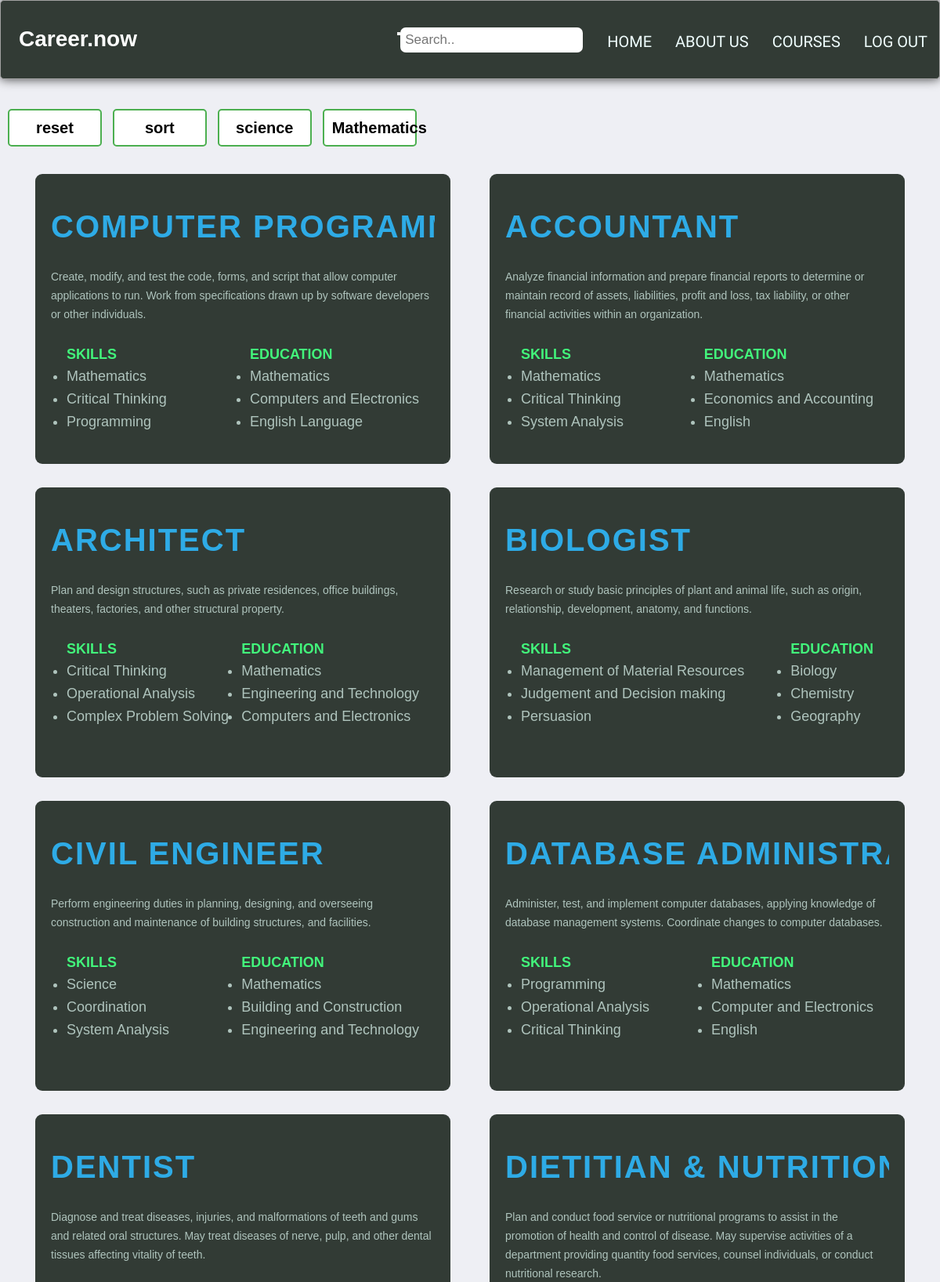
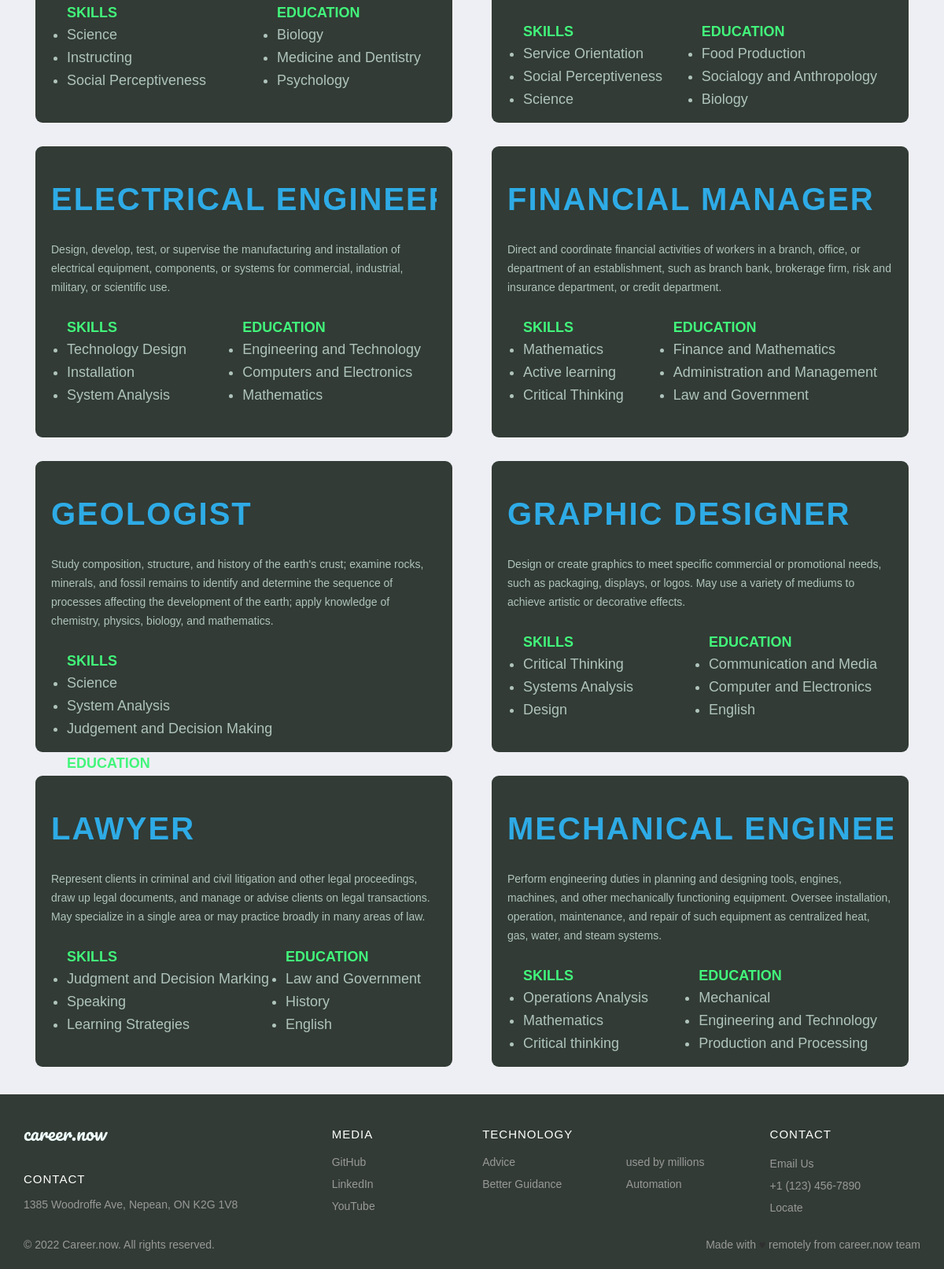
The page /courses.php (signed in) on the database its author committed (2 pictures, top to bottom).
### tables this page shows
CREATE TABLE `career_tb` (
  `id` int(11) NOT NULL,
  `name` varchar(25) NOT NULL,
  `descr` varchar(500) NOT NULL,
  `skill1` varchar(50) NOT NULL,
  `skill2` varchar(50) NOT NULL,
  `skill3` varchar(50) NOT NULL,
  `edu1` varchar(50) NOT NULL,
  `edu2` varchar(50) NOT NULL,
  `edu3` varchar(50) NOT NULL
);

### courses.php (the view, shortened to what this page needs)
<!DOCTYPE html>
<html lang="en">
<head>
    <link rel="stylesheet" href="style.css">
    <link rel="stylesheet" href="style1.css">
</head>
<body>
<?php
    include_once('courseHeader.php');
    include_once('connection.php');
    if(isset($_GET['err']))
    {
        $qrProd = "SELECT * FROM `career_tb` where name like '%$search%'";
    }
    elseif(isset($_GET['sort'])){
        $qrProd = "SELECT * FROM `career_tb` order by name asc";
    }
    elseif(isset($_GET['filter'])){
        $filter=$_GET['filter'];
        $qrProd = "SELECT * FROM `career_tb` where skill1 like '%$filter%' or skill2 like '%$filter%' or skill3 like '%$filter%' ";
    }
    else{
        $qrProd = "SELECT * FROM `career_tb` ";
    }
        $resProd = mysqli_query($connection,$qrProd);
?>
    <div class="sort-filter">
        <button class="learn-more"><a href="courses.php">reset</a></button>
        <button class="learn-more"><a href="courses.php?sort=0">sort</a></button>
        <button class="learn-more"><a href="courses.php?filter=science">science</a></button>
        <button class="learn-more"><a href="courses.php?filter=mathematics">Mathematics</a></button>
    </div>
    <div class="wrapper-c">
        <div class="cards_wrap-c">
            <?php
                while($rowProd = mysqli_fetch_array($resProd)){
                ?>
                <div class="card_item-c">
                    <div class="card_inner-c">
                        <div class="desc-c"><h1><?php echo $rowProd['name'];  ?></h1></div>
                        <div class="desc1-c"><p><?php echo $rowProd['descr'];  ?></p></div>
                        <div class="skills-ed">
                        <div class="descr-c">
                            <h4>SKILLS</h4>
                            <ul>
                                <li><?php echo $rowProd['skill1'];  ?></li>
                                <li><?php echo $rowProd['skill2'];  ?></li>
                                <li><?php echo $rowProd['skill3'];  ?></li>
                            </ul>
                        </div>
                        <div class="descr-c">
                            <h4>EDUCATION</h4>
                            <ul>
                                <li><?php echo $rowProd['edu1'];  ?></li>
                                <li><?php echo $rowProd['edu2'];  ?></li>
                                <li><?php echo $rowProd['edu3'];  ?></li>
                            </ul>
                        </div>
                    </div>
                </div>
            </div>
            <?php }?>
        </div>
    </div>
<?php  include_once('footer.php');?>
</body>
</html>

### style.css (style rules this page uses)
* { box-sizing: border-box; }
body { font-family: 'Montserrat', sans-serif; line-height: 1.6; margin: 0; min-height: 100vh; }
a { text-decoration: none; color:white ; }
.learn-more { padding: 10px; margin-left:100px ; margin-top: 1cm; font-size: 20px; font-weight: bold; color: white; border: 1px #3d3e3f9f solid; border-radius: 5px; background-color: #3d3e3f9f; ; width: 20%; text-align: center; align-items: center; align-content: center; font-family: 'Exo 2', sans-serif; }
.learn-more a { color: white; }
*, *:before, *:after { box-sizing: border-box; }
html { font-size: 100%; }
body { font-family: acumin-pro, system-ui, sans-serif; margin: 0; display: grid; grid-template-rows: auto 1fr auto; font-size: 14px; align-items: start; min-height: 100vh; }
:root { --clr-primary: #651fff; --clr-gray: #37474f; --clr-gray-light: #b0bec5; }
* { box-sizing: border-box; font-family: "Open Sans", sans-serif; margin: 0; padding: 0; }
* { margin: 0; padding: 0; box-sizing: border-box; font-family: 'Noto Sans JP', sans-serif; }
body { background: #eeeff4; }
body { font-family: Arial, Helvetica, sans-serif; }
body { margin: 0; font-family: Arial, Helvetica, sans-serif; }
.wrapper-c { margin-top: cm; }
.cards_wrap-c { padding: 20px; width: 100%; display: flex; justify-content: space-between; flex-wrap: wrap; }
.cards_wrap-c .card_item-c { padding: 15px 25px; width: 50%; border-radius: 7px; }
.cards_wrap-c .card_inner-c { background: rgb(50, 59, 53); border-radius: 9px; padding: 35px 20px; min-width: 225px; min-height: 370px; max-height: 370px; width: 100%; }
.cards_wrap-c .card_item-c .desc-c { color:rgb(46, 171, 230) ; font-size: 40px; font-weight: 900; letter-spacing: 2px; text-transform: uppercase; font-size: 20px; white-space: nowrap; overflow: hidden; text-overflow: ellipsis; }
.cards_wrap-c .card_item-c .descr-c { color:rgb(66, 245, 123) ; font-size: 18px; margin-top: 20px; font-weight: 100; margin: 5px 0 10px; }
.skills-ed { display: flex;padding: 20px; width: 100%; display: flex; justify-content: space-between; flex-wrap: wrap; }
.skills-ed ul { color: rgb(175, 196, 189); }
.cards_wrap-c .card_item-c .desc1-c { font-size: 14px; margin-top: 20px; line-height: 24px; color: rgb(175, 196, 189); }

### style1.css (style rules this page uses)
.sort-filter button { width: 10%; margin-left: 10px; background-color: white; color: black; border: 2px solid #4CAF50; }
.sort-filter a { color: black; }

### rows shown on the page
career_tb: name "COMPUTER PROGRA…", descr "Create, modify, and test the code, forms, and script that allow computer applications to run. Work from specifications drawn up by software developers or other individuals.", skill1 "Mathematics", skill2 "Critical Thinking", skill3 "Programming", edu1 "Mathematics", edu2 "Computers and Electronics", edu3 "English Language"
career_tb: name "ACCOUNTANT", descr "Analyze financial information and prepare financial reports to determine or maintain record of assets, liabilities, profit and loss, tax liability, or other financial activities within an organization.", skill1 "Mathematics", skill2 "Critical Thinking", skill3 "System Analysis", edu1 "Mathematics", edu2 "Economics and Accounting", edu3 "English"
career_tb: name "ARCHITECT", descr "Plan and design structures, such as private residences, office buildings, theaters, factories, and other structural property.", skill1 "Critical Thinking", skill2 "Operational Analysis", skill3 "Complex Problem Solving", edu1 "Mathematics", edu2 "Engineering and Technology", edu3 "Computers and Electronics"
career_tb: name "BIOLOGIST", descr "Research or study basic principles of plant and animal life, such as origin, relationship, development, anatomy, and functions.", skill1 "Management of Material Resources", skill2 "Judgement and Decision making", skill3 "Persuasion", edu1 "Biology", edu2 "Chemistry", edu3 "Geography"
career_tb: name "CIVIL ENGINEER", descr "Perform engineering duties in planning, designing, and overseeing construction and maintenance of building structures, and facilities.", skill1 "Science", skill2 "Coordination", skill3 "System Analysis", edu1 "Mathematics", edu2 "Building and Construction", edu3 "Engineering and Technology"
career_tb: name "DATABASE ADMINIST…", descr "Administer, test, and implement computer databases, applying knowledge of database management systems. Coordinate changes to computer databases.", skill1 "Programming", skill2 "Operational Analysis", skill3 "Critical Thinking", edu1 "Mathematics", edu2 "Computer and Electronics", edu3 "English"
career_tb: name "DENTIST", descr "Diagnose and treat diseases, injuries, and malformations of teeth and gums and related oral structures. May treat diseases of nerve, pulp, and other dental tissues affecting vitality of teeth.", skill1 "Science", skill2 "Instructing", skill3 "Social Perceptiveness", edu1 "Biology", edu2 "Medicine and Dentistry", edu3 "Psychology"
career_tb: name "DIETITIAN & NUTRITI…", descr "Plan and conduct food service or nutritional programs to assist in the promotion of health and control of disease. May supervise activities of a department providing quantity food services, counsel individuals, or conduct nutritional research.", skill1 "Service Orientation", skill2 "Social Perceptiveness", skill3 "Science", edu1 "Food Production", edu2 "Socialogy and Anthropology", edu3 "Biology"
career_tb: name "ELECTRICAL ENGINE…", descr "Design, develop, test, or supervise the manufacturing and installation of electrical equipment, components, or systems for commercial, industrial, military, or scientific use.", skill1 "Technology Design", skill2 "Installation", skill3 "System Analysis", edu1 "Engineering and Technology", edu2 "Computers and Electronics", edu3 "Mathematics"
career_tb: name "FINANCIAL MANAGER", descr "Direct and coordinate financial activities of workers in a branch, office, or department of an establishment, such as branch bank, brokerage firm, risk and insurance department, or credit department.", skill1 "Mathematics", skill2 "Active learning", skill3 "Critical Thinking", edu1 "Finance and Mathematics", edu2 "Administration and Management", edu3 "Law and Government"
career_tb: name "GEOLOGIST", descr "Study composition, structure, and history of the earth's crust; examine rocks, minerals, and fossil remains to identify and determine the sequence of processes affecting the development of the earth; apply knowledge of chemistry, physics, biology, and mathematics.", skill1 "Science", skill2 "System Analysis", skill3 "Judgement and Decision Making"
career_tb: name "GRAPHIC DESIGNER", descr "Design or create graphics to meet specific commercial or promotional needs, such as packaging, displays, or logos. May use a variety of mediums to achieve artistic or decorative effects.", skill1 "Critical Thinking", skill2 "Systems Analysis", skill3 "Design", edu1 "Communication and Media", edu2 "Computer and Electronics", edu3 "English"
career_tb: name "LAWYER", descr "Represent clients in criminal and civil litigation and other legal proceedings, draw up legal documents, and manage or advise clients on legal transactions. May specialize in a single area or may practice broadly in many areas of law.", skill1 "Judgment and Decision Marking", skill2 "Speaking", skill3 "Learning Strategies", edu1 "Law and Government", edu2 "History", edu3 "English"
career_tb: name "MECHANICAL ENGINE…", descr "Perform engineering duties in planning and designing tools, engines, machines, and other mechanically functioning equipment. Oversee installation, operation, maintenance, and repair of such equipment as centralized heat, gas, water, and steam systems.", skill1 "Operations Analysis", skill2 "Mathematics", skill3 "Critical thinking", edu1 "Mechanical", edu2 "Engineering and Technology", edu3 "Production and Processing"
